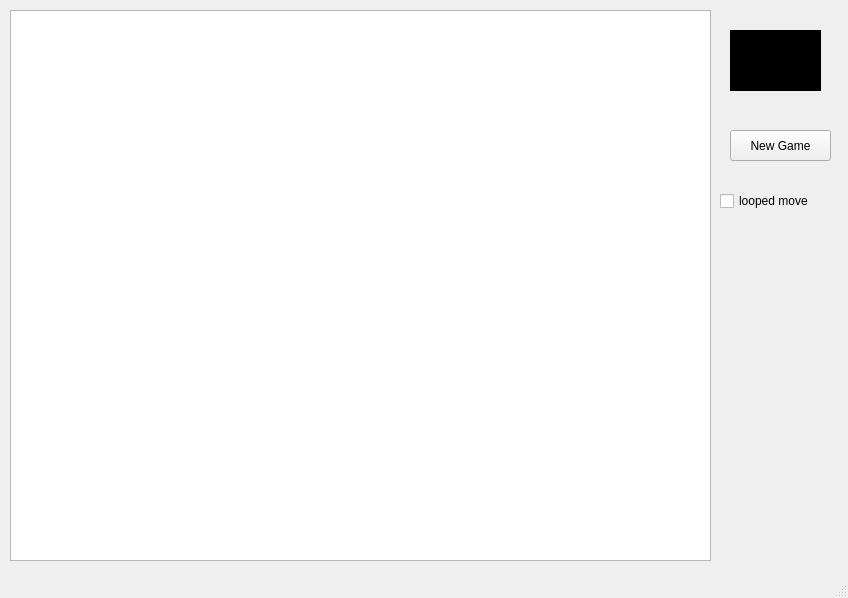
<?xml version="1.0" encoding="UTF-8"?>
<ui version="4.0">
 <class>MainWindow</class>
 <widget class="QMainWindow" name="MainWindow">
  <property name="geometry">
   <rect>
    <x>0</x>
    <y>0</y>
    <width>848</width>
    <height>598</height>
   </rect>
  </property>
  <property name="windowTitle">
   <string>MainWindow</string>
  </property>
  <widget class="QWidget" name="centralwidget">
   <widget class="QGraphicsView" name="gameField">
    <property name="geometry">
     <rect>
      <x>10</x>
      <y>10</y>
      <width>701</width>
      <height>551</height>
     </rect>
    </property>
   </widget>
   <widget class="QPushButton" name="NewGameButton">
    <property name="geometry">
     <rect>
      <x>730</x>
      <y>130</y>
      <width>101</width>
      <height>31</height>
     </rect>
    </property>
    <property name="text">
     <string>New Game</string>
    </property>
   </widget>
   <widget class="QCheckBox" name="movementModeCheckBox">
    <property name="geometry">
     <rect>
      <x>720</x>
      <y>190</y>
      <width>101</width>
      <height>22</height>
     </rect>
    </property>
    <property name="text">
     <string>looped move</string>
    </property>
   </widget>
   <widget class="QLabel" name="timerLabel">
    <property name="geometry">
     <rect>
      <x>730</x>
      <y>30</y>
      <width>91</width>
      <height>61</height>
     </rect>
    </property>
    <property name="styleSheet">
     <string notr="true">background: black;
font: 20px;
</string>
    </property>
    <property name="text">
     <string/>
    </property>
   </widget>
  </widget>
  <widget class="QMenuBar" name="menubar">
   <property name="geometry">
    <rect>
     <x>0</x>
     <y>0</y>
     <width>848</width>
     <height>21</height>
    </rect>
   </property>
  </widget>
  <widget class="QStatusBar" name="statusbar"/>
 </widget>
 <resources/>
 <connections/>
</ui>
